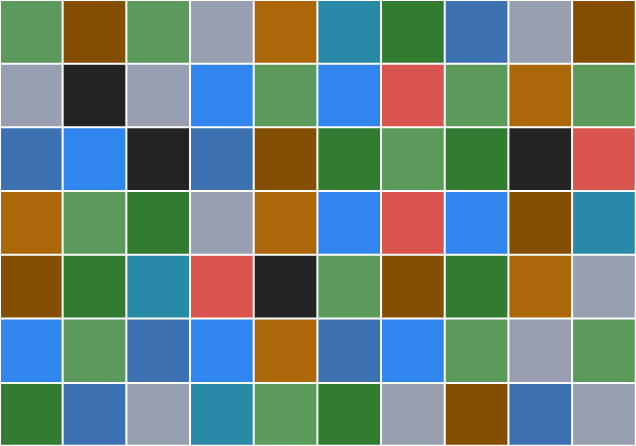
#> input picture pages/02.blog/02.problems/p026-counting-squares/thumbnail.png, 636 x 446 px
$ python draw_squares.py thumbnail.png 61 -o thumbnail_frames --offset-x 2 --offset-y 2 --colour 255 0 0
#> lines starting #> are read from the running program, lines starting #| are printed output that depends on the picture
"""
Utility script for the blogpost at https://mathspp.com/blog/solutions/counting-squares.
Draw all the different squares that exist in a square grid.
"""

import argparse
import pathlib
from PIL import Image, ImageDraw

if __name__ == "__main__":
    # python draw_squares.py thumbnail.png 61 -o "thumbnail_frames" --offset-x 2 --offset-y 2 --colour 255 0 0
    parser = argparse.ArgumentParser()

    parser.add_argument("image", help="The image wih the grid.", type=str)
    parser.add_argument("unit",
        help="The width, in pixels, of the unit square of the image.",
        type=int,
    )
    parser.add_argument("-o", "--output-folder",
        help="Folder to draw frames to.",
        default=".",
    )
    parser.add_argument("--spacing",
        help="How many pixels of spacing between each unit square.",
        default=2,
        type=int,
    )
    parser.add_argument("--offset-x",
        help="Offset in the x direction in pixels, to start drawing.",
        default=1,
        type=int,
    )
    parser.add_argument("--offset-y",
        help="Offset in the y direction in pixels, to start drawing.",
        default=1,
        type=int,
    )
    parser.add_argument("--colour",
        help="The RGB colour of the frame in the range 0-255, e.g. (100, 150, 20)",
        nargs=3,
        default=(0, 0, 0),
        type=int,
    )
    parser.add_argument("--width",
        help="The width of the rectangle drawn.",
        default=5,
        type=int,
    )

    args = parser.parse_args()
    print(args)

    im = Image.open(args.image)
#> im is the input picture: PIL image 636x446 RGBA; mean R, G, B, A 109, 129.7, 117.7, 255
    outpath = pathlib.Path(args.output_folder)
    outpath.mkdir(parents=True, exist_ok=True)

    lx = im.width//args.unit
#> lx = 10
    ly = im.height//args.unit
#> ly = 7
    maxl = min(lx, ly)
#> maxl = 7
    colour = tuple(args.colour)

    for l in range(1, maxl + 1):
        for y in range(ly - l + 1):
            for x in range(lx - l + 1):
                # Start square from (x, y) corner.
                copy = im.copy()
                draw = ImageDraw.Draw(copy)
                ox = x*args.spacing + args.offset_x
                oy = y*args.spacing + args.offset_y
                draw.rectangle(
                    [
                        (ox + x*args.unit, oy + y*args.unit),
                        (ox + (x+l)*args.unit + (l-1)*args.spacing + 1, oy + (y+l)*args.unit + (l-1)*args.spacing + 1)
                    ],
                    outline = colour,
                    width = args.width
                )
                filename = outpath.joinpath(f"frame_{l}_{y*(lx-l+1) + x}.png")
                copy.save(filename)
#> this loop made 7 passes
#> pass 1, `copy.save(filename)`:
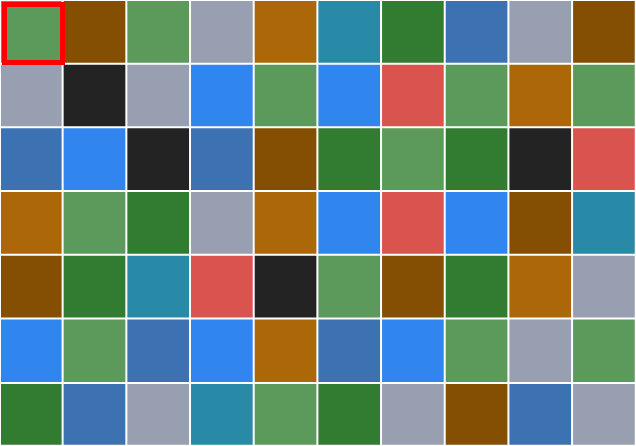
#> saved as frame_1_0.png: PIL image 636x446 RGBA; mean R, G, B, A 109.5, 129, 117.2, 255
#> pass 1, `copy.save(filename)`:
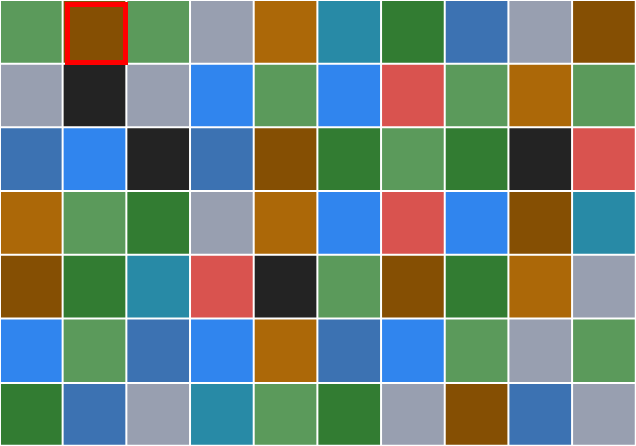
#> saved as frame_1_1.png: PIL image 636x446 RGBA; mean R, G, B, A 109.4, 129.2, 117.4, 255
#> pass 1, `copy.save(filename)`:
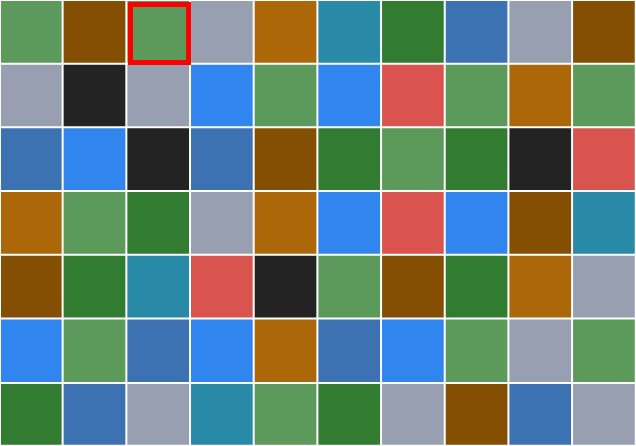
#> saved as frame_1_2.png: PIL image 636x446 RGBA; mean R, G, B, A 109.5, 129, 117.1, 255
#> pass 1, `copy.save(filename)`:
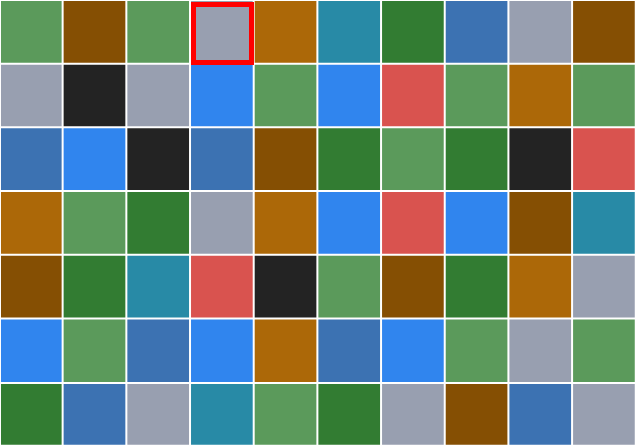
#> saved as frame_1_3.png: PIL image 636x446 RGBA; mean R, G, B, A 109.3, 129, 116.9, 255
#> after the loop:
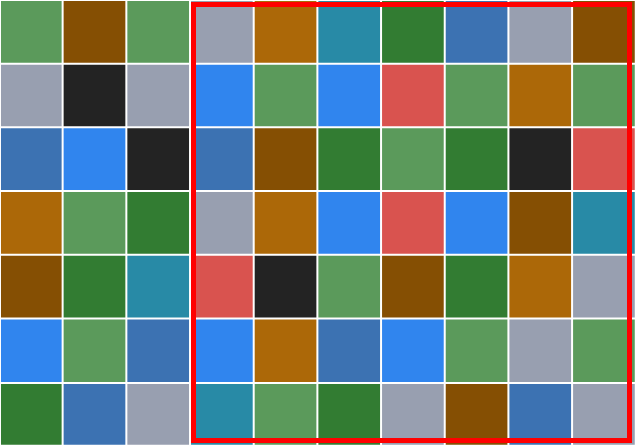
#> copy: PIL image 636x446 RGBA; mean R, G, B, A 113.4, 125.6, 113.6, 255
